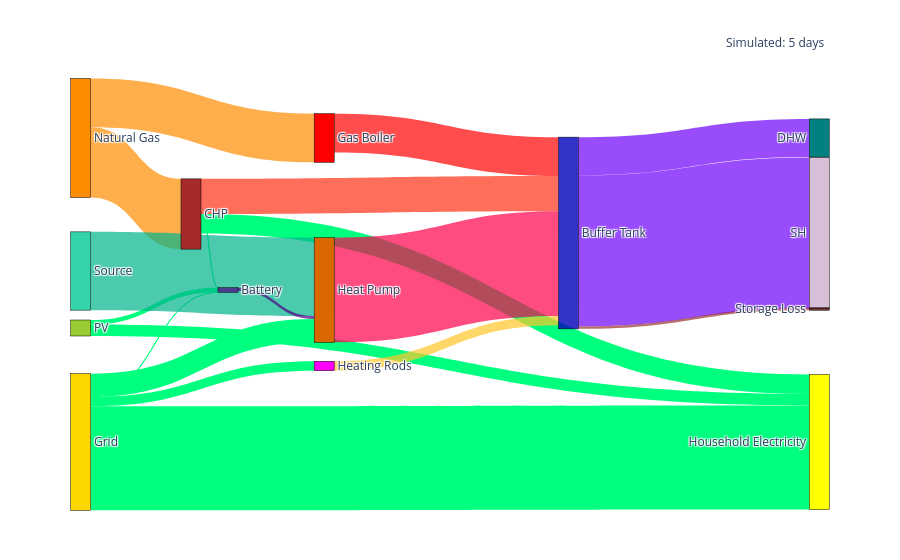

Here is the notebook cell this chart was saved with:
### Markdown cell above
# DES Energy Balance

### Code cell
import plotly.graph_objects as go
sankey = generic_energy_sankey


# --- 4. DRAW THE PLOT ---
fig = go.Figure(data=[go.Sankey(
    arrangement = "freeform",
    valueformat = ".3s",
    valuesuffix = "Wh",
    
    # Define the Boxes (Nodes)
    node = dict(
      pad = 10,
      thickness = 20,
      line = dict(color = "black", width = 0.5),
      label = sankey["node_labels"],
      color = sankey["node_colors"],
      x = sankey["node_x"],       #add x positions
      y = sankey["node_y"]        #add y positions 
    ),
    # Define the Arrows (Links)
    link = dict(
      source = sankey["source_indices"],
      target = sankey["target_indices"],
      value = sankey["link_values"],
      color = sankey["link_colors"]
    )
)])
fig.add_annotation(x=1.01, y=1.18, xref="paper", yref="paper", text=f"Simulated: {round(days_simulated)} days", showarrow=False,font=dict(size=12))
fig.show()

### Figure 1 — Plotly figure (JSON) as saved in the notebook; plotly's stock layout.template omitted (floating-point values rounded to 4 significant figures)
{"data": [{"arrangement": "freeform", "link": {"color": ["springgreen", "springgreen", "springgreen", "springgreen", "springgreen", "springgreen", "springgreen", "springgreen", "rgba(255, 140, 0, 0.7)", "rgba(255, 49, 20, 0.7)", "rgba(255, 140, 0, 0.7)", "rgba(255, 0, 0, 0.7)", "rgba(0, 180, 138, 0.7)", "rgba(255, 0, 75, 0.7)", "rgba(255, 197, 41, 0.7)", "rgba(75, 0, 130, 0.7)", "rgba(109, 0, 250, 0.7)", "rgba(109, 0, 250, 0.7)", "rgba(130, 0, 3, 0.56)"], "source": [10, 2, 10, 2, 5, 5, 5, 5, 9, 2, 9, 4, 12, 6, 7, 0, 1, 1, 1], "target": [0, 0, 8, 8, 0, 8, 6, 7, 2, 1, 4, 1, 6, 1, 1, 6, 3, 11, 13], "value": [318700.0, 1441.0, 789700.0, 1352000.0, 176.4, 7216000.0, 1606000.0, 653100.0, 4871250, 2435625, 3375000, 2700000, 5426000.0, 7257185, 640000, 219300.0, 2646000.0, 10470000.0, 168600.0]}, "node": {"color": ["rgba(75, 0, 130, 0.7)", "rgba(0, 0, 189, 0.8)", "brown", "teal", "red", "gold", "rgba(217, 104, 0, 1)", "magenta", "yellow", "darkorange", "yellowgreen", "thistle", "rgba(0, 200, 150, 0.8)", "rgba(69, 0, 0, 0.76)"], "label": ["Battery", "Buffer Tank", "CHP", "DHW", "Gas Boiler", "Grid", "Heat Pump", "Heating Rods", "Household Electricity", "Natural Gas", "PV", "SH", "Source", "Storage Loss"], "line": {"color": "black", "width": 0.5}, "pad": 10, "thickness": 20, "x": [0.2, 0.66, 0.15, 0.999, 0.33, 0.001, 0.33, 0.33, 0.999, 0.001, 0.001, 0.999, 0.001, 0.999], "y": [0.5, 0.35, 0.3, 0.1, 0.1, 0.9, 0.5, 0.7, 0.9, 0.1, 0.6, 0.35, 0.45, 0.55]}, "type": "sankey", "valueformat": ".3s", "valuesuffix": "Wh"}], "layout": {"annotations": [{"font": {"size": 12}, "showarrow": false, "text": "Simulated: 5 days", "x": 1.01, "xref": "paper", "y": 1.18, "yref": "paper"}]}}
